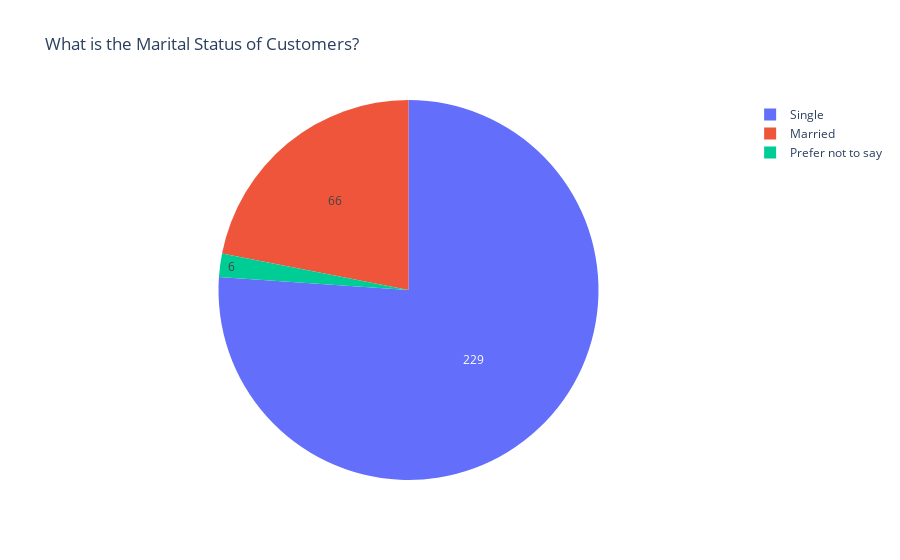

Notebook code cell kept with this figure:
### Code cell
# classify based on marriage-status of customer  => (yes, no, prefer not to say)
reorder = data[data["Output"] == "Yes"]
status_data = reorder['Marital Status'].value_counts()
label = status_data.index
counts = status_data.values

fig = go.Figure(data=[go.Pie(labels=label, values=counts)])
fig.update_layout(title_text = "What is the Marital Status of Customers?")
fig.update_traces(hoverinfo="label+percent", textinfo="value",marker=dict(colors=colors))

fig.show()

### Figure 1 — Plotly figure (JSON) as saved in the notebook; plotly's stock layout.template omitted (floating-point values rounded to 4 significant figures)
{"data": [{"hoverinfo": "label+percent", "labels": ["Single", "Married", "Prefer not to say"], "marker": {"colors": [[0.5529, 0.898, 0.6314], [1, 0.6235, 0.6078]]}, "textinfo": "value", "type": "pie", "values": [229, 66, 6]}], "layout": {"title": {"text": "What is the Marital Status of Customers?"}}}
